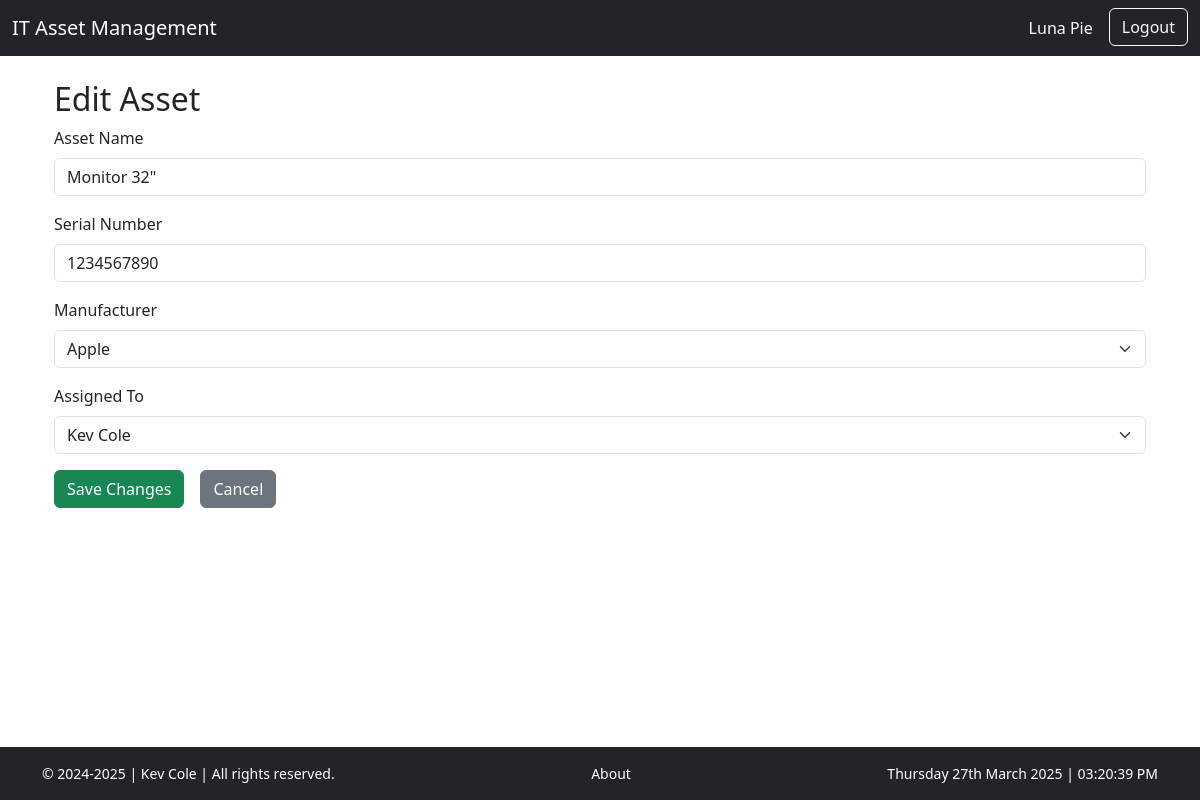
The page /assets/9/update/ (signed in) on the database as committed earlier.
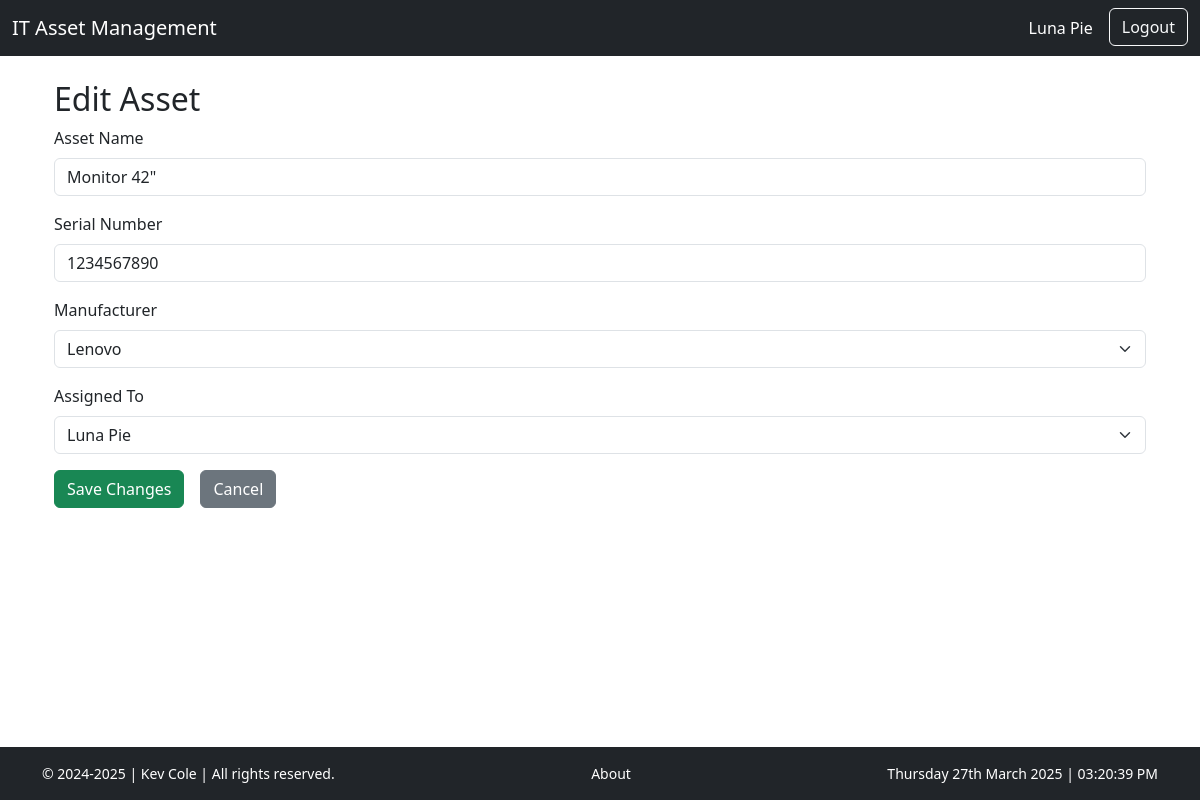
The same page on the database as committed later.
### it_asset/models.py (models this page shows, shortened)
class ITAsset(models.Model):
    name = models.CharField(max_length=100)
    serial_number = models.CharField(max_length=100)
    manufacturer = models.ForeignKey(Manufacturer, on_delete=models.CASCADE)
    assigned_to = models.ForeignKey(Employee, on_delete=models.CASCADE, blank=True, null=True)

class Manufacturer(models.Model):
    name = models.CharField(max_length=100)
    website = models.URLField(max_length=200, blank=True, null=True)  # New field for website

class Employee(models.Model):
    user = models.OneToOneField(User, on_delete=models.CASCADE)
    phone_number = models.CharField(max_length=15, default='N/A')
    address = models.CharField(max_length=255, default='N/A')
    position = models.CharField(max_length=100, blank=True, null=True)
    department = models.CharField(max_length=100, blank=True, null=True)
    hire_date = models.DateField(blank=True, null=True)
    def get_full_name(self):
        return f"{self.user.first_name} {self.user.last_name}"

### it_asset/views.py (the view, shortened to what this page needs)
# urls.py: path('<int:id>/update/', views.asset_update, name='asset_update'),
@login_required
def asset_update(request, id):
    asset = get_object_or_404(ITAsset, id=id)
    manufacturers = Manufacturer.objects.all()  # Fetch all manufacturers
    employees = Employee.objects.all()  # Fetch all employees
    return render(request, 'assets/asset_update.html', {
        'asset': asset,
        'manufacturers': manufacturers,
        'employees': employees,
    })

### it_asset/templates/assets/asset_update.html (shortened to what this page needs)
{% extends "base.html" %}
{% block content %}
{% if asset.id %}
    <form method="POST" action="{% url 'asset_update' asset.id %}">
{% else %}
    <p>Error: Asset ID is missing!</p>
{% endif %}
<div class="container mt-4">
    <h2>Edit Asset</h2>
    <form method="POST" action="{% url 'asset_update' asset.id %}">
        <div class="mb-3">
            <label for="id_name" class="form-label">Asset Name</label>
            <input type="text" class="form-control" id="id_name" name="name" value="{{ asset.name }}" required>
        </div>
        <div class="mb-3">
            <label for="id_serial_number" class="form-label">Serial Number</label>
            <input type="text" class="form-control" id="id_serial_number" name="serial_number" value="{{ asset.serial_number }}" required>
        </div>
        <div class="mb-3">
            <label for="id_manufacturer" class="form-label">Manufacturer</label>
            <select class="form-select" id="id_manufacturer" name="manufacturer" required>
                {% for manufacturer in manufacturers %}
                <option value="{{ manufacturer.id }}" {% if asset.manufacturer.id == manufacturer.id %}selected{% endif %}>
                    {{ manufacturer.name }}
                </option>
                {% endfor %}
            </select>
        </div>
        <div class="mb-3">
            <label for="id_assigned_to" class="form-label">Assigned To</label>
            <select class="form-select" id="id_assigned_to" name="assigned_to" required>
                {% for employee in employees %}
                <option value="{{ employee.id }}" {% if asset.assigned_to and asset.assigned_to.id == employee.id %}selected{% endif %}>
                    {{ employee.get_full_name }}
                </option>
                {% endfor %}
            </select>
        </div>
        <div class="d-flex gap-3">
            <button type="submit" class="btn btn-success">Save Changes</button>
            <a href="{% url 'asset_detail' asset.id %}" class="btn btn-secondary">Cancel</a>
        </div>
    </form>
</div>
{% endblock %}

Rows that differ between the two databases and show on the page:
changed ITAsset: name "Monitor 32\"" → "Monitor 42\""; manufacturer "Apple" → "Lenovo"; assigned_to "Kev Cole" → "Luna Pie"
